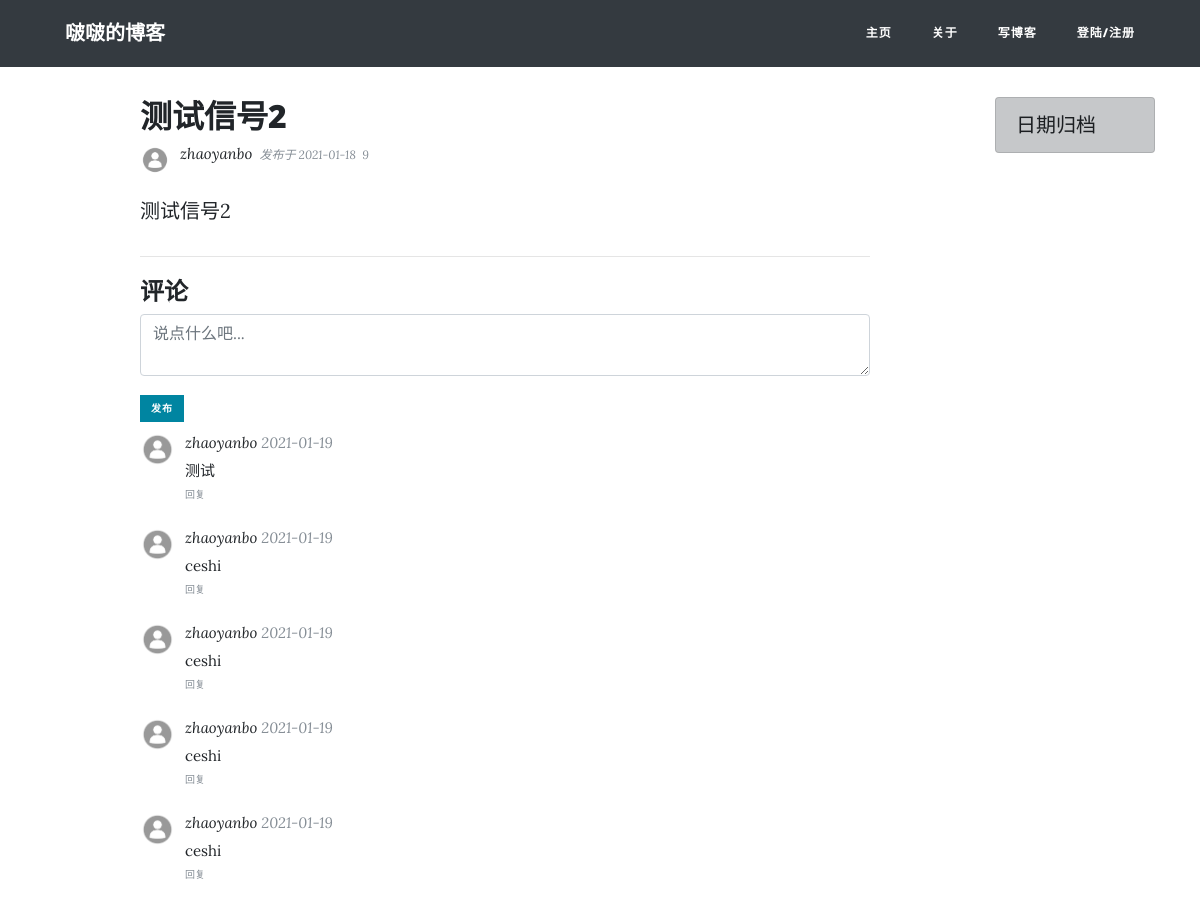
Before: /post/61/ (upper part) with the older database file.
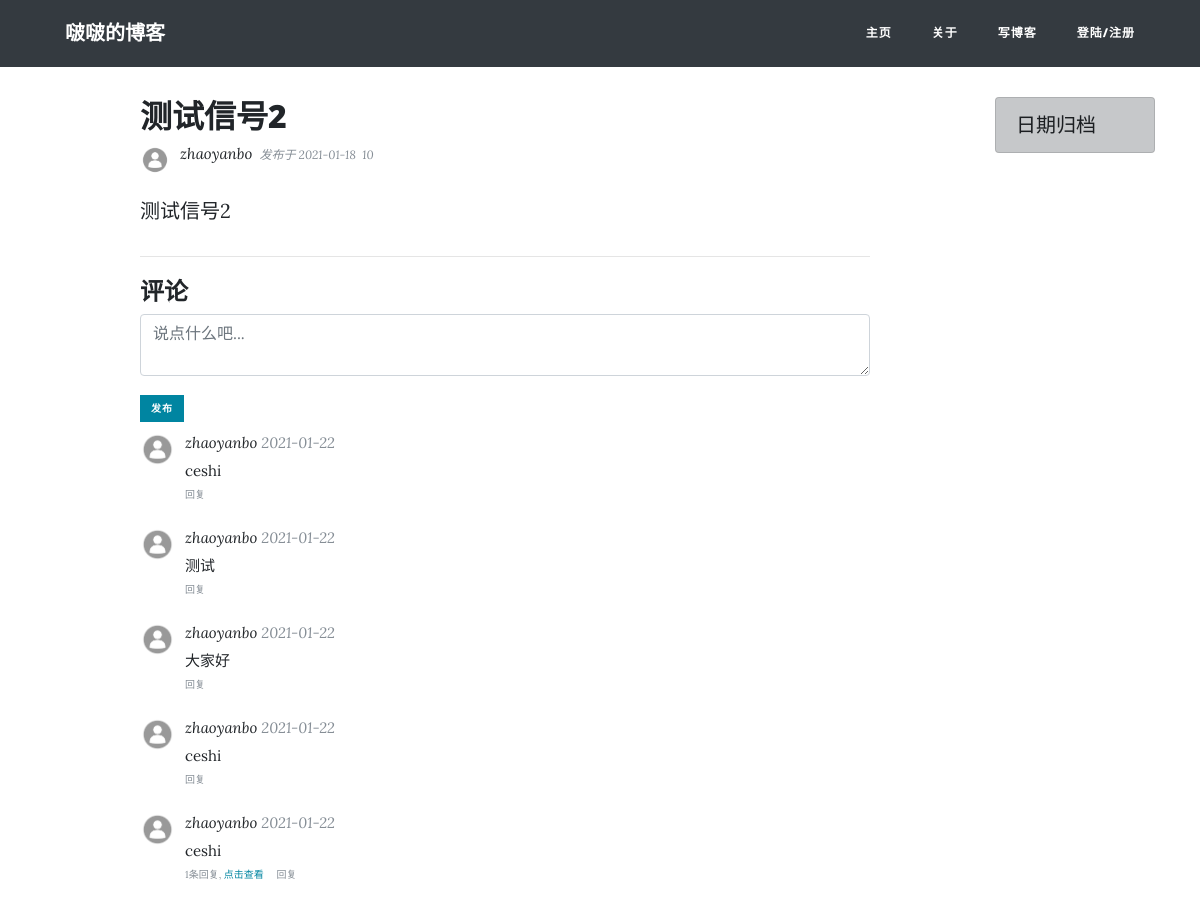
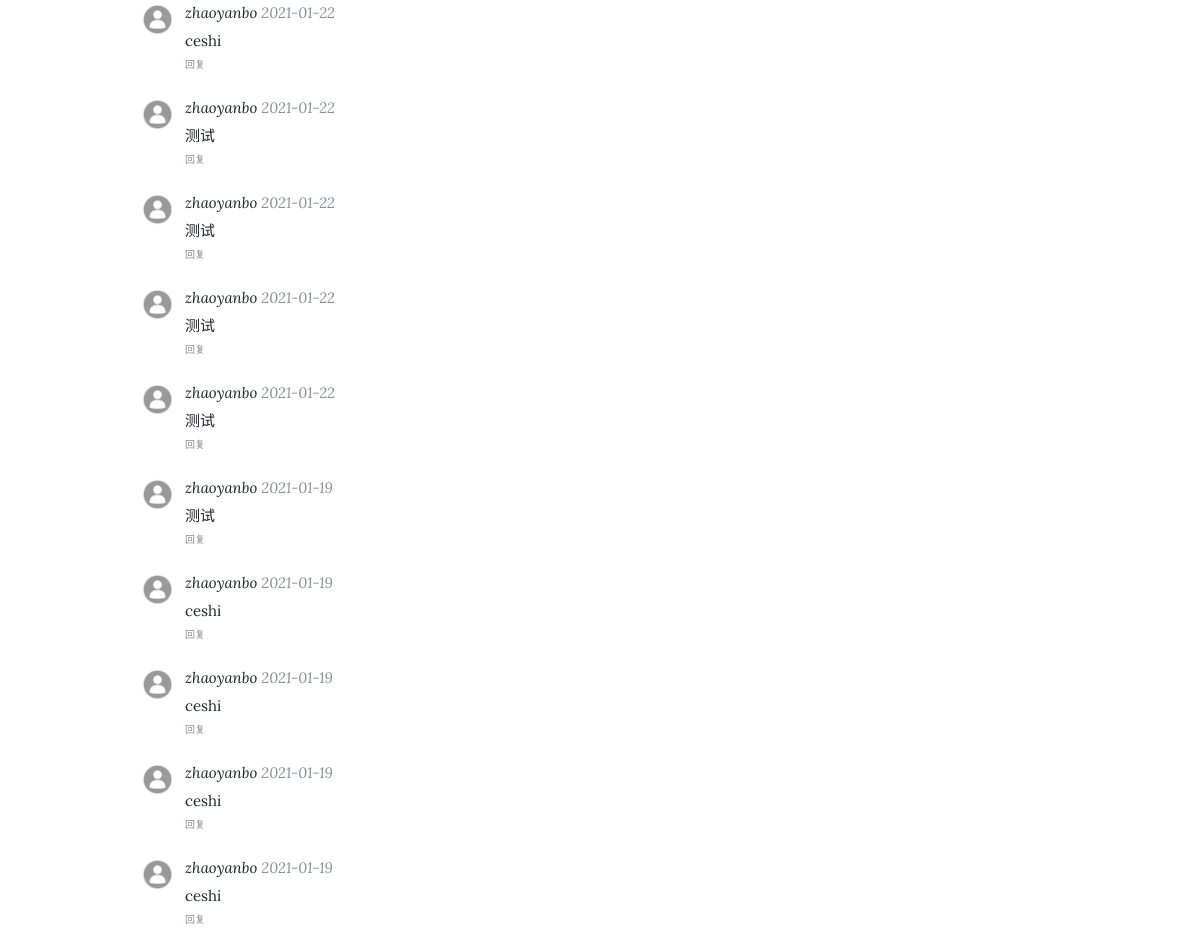
After: the same page with the newer database file (2 pictures, top to bottom).
### blog/models.py (models this page shows, shortened)
class Post(models.Model, ViewCountExtension):
    title = models.CharField(max_length=50)
    pub_date = models.DateTimeField(default=timezone.now)
    content = RichTextField()
    author = models.ForeignKey(User, on_delete=models.CASCADE)
    view_count = GenericRelation(
        ViewCount,
        related_query_name='post',
        content_type_field='content_type',
        object_id_field='object_id'
    )
    view_detail = GenericRelation(
        ViewDetail,
        related_query_name='post',
        content_type_field='content_type',
        object_id_field='object_id',
    )
    @property
    def comments(self):
        qs = Comment.objects.filter_by_instance(self)
        return qs
    @property
    def get_content_type(self):
        content_type = ContentType.objects.get_for_model(self.__class__)
        return content_type

### viewcount/models.py (models this page shows, shortened)
class ViewCount(models.Model):
    count = models.IntegerField(default=0)
    content_type = models.ForeignKey(ContentType, on_delete=models.CASCADE)
    object_id = models.PositiveIntegerField()
    content_object = GenericForeignKey('content_type', 'object_id')

### comments/models.py (models this page shows, shortened)
class Comment(models.Model):
    user = models.ForeignKey(User, on_delete=models.CASCADE)
    content_type = models.ForeignKey(ContentType, on_delete=models.CASCADE)
    object_id = models.PositiveIntegerField()
    content_object = GenericForeignKey('content_type', 'object_id')
    parent = models.ForeignKey("self", null=True, blank=True, on_delete=models.CASCADE)
    root = models.ForeignKey("self", related_name='root_comment', null=True,
                             blank=True, on_delete=models.CASCADE)
    created = models.DateTimeField(default=timezone.now)
    content = models.TextField()
    objects = CommentManager()
    class Meta:
        ordering = ['-created']
    def children(self):
        return Comment.objects.filter(root=self)

### users/models.py (models this page shows, shortened)
class Profile(models.Model):
    user = models.OneToOneField(User, on_delete=models.CASCADE)
    profile_pic = models.ImageField(default='default.jpg', upload_to='media/profile_pics')

### blog/views.py (the view)
# urls.py: path('post/<int:pk>/', PostDetailView.as_view(), name='post-detail'),
class PostDetailView(DetailView):
    model = Post
    template_name = 'blog/post_detail.html'
    def get(self, request, *args, **kwargs):
        self.object = self.get_object()
        response = super().get(request, *args, **kwargs)
        response = view_stats_once_viewed(request, response, self.object)
        return response
    def get_context_data(self, **kwargs):
        comment_form = CommentForm()
        self.object = self.get_object()
        context = super().get_context_data(**kwargs)
        comments = self.object.comments
        context['comments'] = comments
        context['comment_form'] = comment_form
        context['comment_form'].fields['content_type'].initial = self.object.get_content_type
        context['comment_form'].fields['object_id'].initial = self.object.pk
        return context

### comments/forms.py
class CommentForm(forms.ModelForm):
    parent_id = forms.IntegerField(widget=forms.HiddenInput, required=False)
    root_id = forms.IntegerField(widget=forms.HiddenInput, required=False)
    class Meta:
        model = Comment
        fields = ['content_type', 'object_id', 'content']
        widgets = {
            'content_type': forms.HiddenInput,
            'object_id': forms.HiddenInput,
            'content': forms.Textarea(attrs={'placeholder': '说点什么吧...', 'class': '', 'rows': '2', 'maxlength': '500',
                                             }),
        }
        labels = {
            'content': "",
        }

### comments/models.py (called while the page is built)
    def filter_by_instance(self, instance):
        obj_id = instance.id
        content_type = ContentType.objects.get_for_model(instance.__class__)
        qs = super(CommentManager, self).filter(
            content_type=content_type, object_id=obj_id).filter(parent=None)
        return qs

### viewcount/models.py (called while the page is built)
    def get_view_count(self):
        try:
            view_count = self.view_count.first()
            return view_count.count
        except exceptions.ObjectDoesNotExist:
            return 0

### blog/templates/blog/post_detail.html (shortened to what this page needs)
{% extends "blog/base.html" %}
{% block content %}
<div class="col-lg-8 col-md-10 mx-auto">
  <div class="post-preview">
      <h2 class="post-title">
        {{ object.title }}
      </h2>
  </div>
  <div class="post-preview">
    <div class="author-thumbnail">
      <img class="rounded-circle author-img" src="{{ post.author.profile.profile_pic.url }}">
    </div>
    <div class="post-meta">
      <a href="">{{ object.author }}&nbsp;</a>
      发布于 {{ object.pub_date|date:"Y-m-d" }}&nbsp;
       {{ post.get_view_count }}&nbsp;
    </div>
  </div>
  <div class="">
    <p>{{ object.content|safe }}</p>
  </div>
  <hr>
  {% include "comments/comment_list.html" %}
</div>
{% endblock content %}

### comments/templates/comments/comment_list.html (shortened to what this page needs)
<div class="comment-container">
  <h4>评论</h4>
  {% include "comments/comment_form.html" %}
    {% for comment in comments %}
      <div id="div-comment-{{ comment.pk }}" class="comment-cell">
        <div class="author-thumbnail">
          <img class="rounded-circle author-img" src="{{ comment.user.profile.profile_pic.url }}">
        </div>
        <div class="comment-box">
          <div class="comment-meta">
            <a href="">{{ comment.user }}</a>
            {{ comment.created|date:"Y-m-d" }}
          </div>
          <div class="comment-content">
              {{ comment.content }}
          </div>
          <div class="comment-info">
            {% if comment.children.count > 0 %}
              {{ comment.children.count }}条回复,
              <a href="#" class="more-btn">点击查看</a>&emsp;
            {% endif %}
            <a href="#" class="reply-btn" onclick="do_reply({{ comment.pk }},{{ comment.pk }},'{{ comment.user.username }}',event)">回复</a>
          </div>
        </div>
      </div>
    {% endfor %}
</div>

Changed rows visible on the page:
changed through a linked row, Post "测试信号2": get_view_count "9" → "10"
added Comment: user.profile.profile_pic (placeholder picture), user "zhaoyanbo", created "2021-01-22", content "ceshi"
added Comment: user.profile.profile_pic (placeholder picture), user "zhaoyanbo", created "2021-01-22", content "测试"
added Comment: user.profile.profile_pic (placeholder picture), user "zhaoyanbo", created "2021-01-22", content "大家好"
added Comment: user.profile.profile_pic (placeholder picture), user "zhaoyanbo", created "2021-01-22", content "ceshi"
added Comment: user.profile.profile_pic (placeholder picture), user "zhaoyanbo", created "2021-01-22", content "ceshi", children.count "1"
added Comment: user.profile.profile_pic (placeholder picture), user "zhaoyanbo", created "2021-01-22", content "ceshi"
added Comment: user.profile.profile_pic (placeholder picture), user "zhaoyanbo", created "2021-01-22", content "测试"
added Comment: user.profile.profile_pic (placeholder picture), user "zhaoyanbo", created "2021-01-22", content "测试"
added Comment: user.profile.profile_pic (placeholder picture), user "zhaoyanbo", created "2021-01-22", content "测试"
added Comment: user.profile.profile_pic (placeholder picture), user "zhaoyanbo", created "2021-01-22", content "测试"
